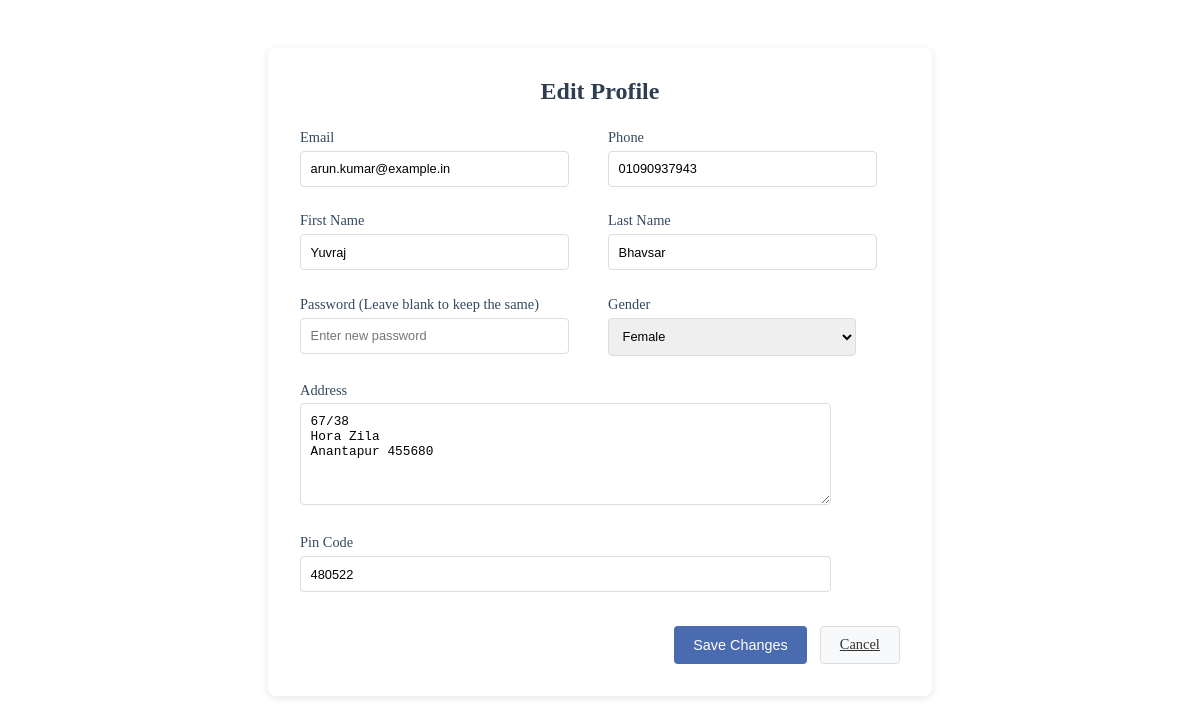
The app's page /user/profile/edit (signed in) with its own data.
### model.py (models this page shows, shortened)
class User(db.Model, UserMixin):
    id = db.Column(db.Integer, primary_key=True)
    username = db.Column(db.String(80), unique=True)
    email = db.Column(db.String(120), unique=True, nullable=False)
    password = db.Column(db.String(200), nullable=False)
    firstname = db.Column(db.String(100))
    lastname = db.Column(db.String(100))
    gender = db.Column(db.String(10))
    phone = db.Column(db.String(15))
    address = db.Column(db.String(200))
    pin = db.Column(db.String(10))
    registration_date = db.Column(db.DateTime, default=datetime.now)
    is_active = db.Column(db.Boolean, default=True)
    reservations = db.relationship('Reservation', backref='user_ref', lazy=True)
    vehicles = db.relationship('Vehicle', backref='owner', cascade='all, delete-orphan')

### routes/user_routes.py (the view, shortened to what this page needs)
@user_bp.route('/profile/edit', methods=['GET', 'POST'])
def edit_profile():
    return render_template('partials/_edit_user_profile.html', user=current_user)

### app.py (called while the page is built)
@login_manager.user_loader
def load_user(user_id):
    user = User.query.get(user_id)
    return user

### templates/partials/_edit_user_profile.html (shortened to what this page needs)
<!DOCTYPE html>
<html lang="en">
<head>
    <link rel="stylesheet" href="{{url_for('static', filename='style/partials/_edit_user_profile.css')}}">
</head>
<body>
<div class="edit-profile-container">
    <h2>Edit Profile</h2>
    <form action="{{ url_for('user.edit_profile') }}" method="POST" class="edit-profile-form">
        <div class="form-group">
            <label for="email">Email</label>
            <input type="email" id="email" name="email" value="{{ user.email }}" required>
        </div>
        <div class="form-group">
            <label for="phone">Phone</label>
            <input type="text" id="phone" name="phone" value="{{ user.phone if user.phone else '' }}" required>
        </div>
        <div class="form-group">
            <label for="firstname">First Name</label>
            <input type="text" id="firstname" name="firstname" value="{{ user.firstname if user.firstname else '' }}" required>
        </div>
        <div class="form-group">
            <label for="lastname">Last Name</label>
            <input type="text" id="lastname" name="lastname" value="{{ user.lastname if user.lastname else '' }}" required>
        </div>
        <div class="form-group">
            <label for="password">Password (Leave blank to keep the same)</label>
            <input type="password" id="password" name="password" placeholder="Enter new password">
        </div>
        <div class="form-group">
            <label for="gender">Gender</label>
            <select id="gender" name="gender" required>
                <option value="Female" {% if user.gender == 'Female' %}selected{% endif %}>Female</option>
            </select>
        </div>
        <div class="form-group">
            <label for="address">Address</label>
            <textarea id="address" name="address" required>{{ user.address if user.address else '' }}</textarea>
        </div>
        <div class="form-group">
            <label for="pin">Pin Code</label>
            <input type="text" id="pin" name="pin" value="{{ user.pin if user.pin else '' }}" required>
        </div>
        <div class="form-buttons">
            <button type="submit" class="btn btn-primary">Save Changes</button>
            <a href="{{ url_for('user.profile') }}" class="btn btn-secondary">Cancel</a>
        </div>
    </form>
</div>
</body>
</html>

### static/style/partials/_edit_user_profile.css (style rules this page uses)
.edit-profile-container { max-width: 600px; margin: 3rem auto; padding: 2rem; padding-top: 10px; background: #ffffff; border-radius: 8px; box-shadow: 0 2px 8px rgba(0, 0, 0, 0.1); }
.edit-profile-container h2 { color: #2c3e50; text-align: center; margin-bottom: 1.5rem; font-size: 1.5rem; }
.edit-profile-form { display: grid; grid-template-columns: repeat(2, 1fr); gap: 1rem; }
.form-group { margin-bottom: 0.6rem; }
.form-group label { display: block; margin-bottom: 0.3rem; font-weight: 500; color: #34495e; font-size: 0.9rem; }
input[type="text"], input[type="email"], input[type="password"], input[type="tel"], select, textarea { width: 85%; padding: 0.6rem; border: 1px solid #ddd; border-radius: 4px; font-size: 0.8rem; transition: all 0.2s ease; }
textarea { min-height: 80px; resize: vertical; }
.form-group:nth-last-child(3), .form-group:nth-last-child(2), .form-group:nth-last-child(1) { grid-column: span 2; }
.form-buttons { grid-column: span 2; display: flex; justify-content: flex-end; gap: 0.8rem; margin-top: 0.5rem; }
.btn { padding: 0.6rem 1.2rem; border-radius: 4px; font-size: 0.9rem; font-weight: 500; cursor: pointer; transition: all 0.2s ease; }
.btn-primary { background-color: #4a6baf; color: white; border: none; }
.btn-secondary { background-color: #f8f9fa; color: #333; border: 1px solid #ddd; }

### records on screen
User: email "arun.kumar@example.in", phone "01090937943", firstname "Yuvraj", lastname "Bhavsar", gender "Female", address "67/38 Hora Zila Anantapur 455680", pin "480522"
